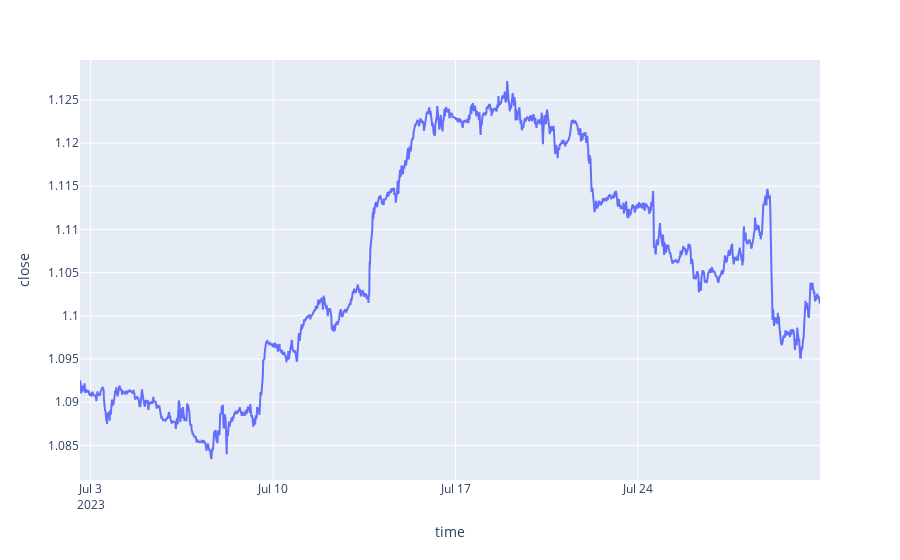

Notebook code cell kept with this figure:
### Code cell
import plotly.express as px

fig = px.line(ohlc, x=ohlc['time'], y=ohlc['close'], render_mode='svg')
fig.update_xaxes(
    rangebreaks=[
        { 'pattern': 'day of week', 'bounds': [6, 1]}
    ]
)
fig.show()

### Figure 1 — Plotly figure (JSON) as saved in the notebook; plotly's stock layout.template omitted (floating-point values rounded to 4 significant figures; data arrays with more than 128 entries replaced by an {"elided": "..."} marker saying what was removed)
{"data": [{"hovertemplate": "time=%{x}<br>close=%{y}<extra></extra>", "legendgroup": "", "line": {"color": "#636efa", "dash": "solid"}, "marker": {"symbol": "circle"}, "mode": "lines", "name": "", "orientation": "v", "showlegend": false, "type": "scatter", "x": {"elided": "1941 str values"}, "xaxis": "x", "y": {"elided": "1941 float values"}, "yaxis": "y"}], "layout": {"legend": {"tracegroupgap": 0}, "margin": {"t": 60}, "xaxis": {"anchor": "y", "domain": [0, 1], "rangebreaks": [{"bounds": [6, 1], "pattern": "day of week"}], "title": {"text": "time"}}, "yaxis": {"anchor": "x", "domain": [0, 1], "title": {"text": "close"}}}}
